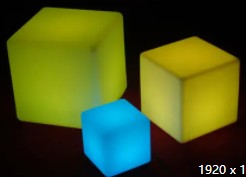
#> input picture codes/CV/Color-Cluster/6.jpg, 246 x 177 px
$ jupyter execute Color-MeanShift.ipynb
#> lines starting #> are read from the running program, lines starting #| are printed output that depends on the picture
[cell 1]
from sklearn.cluster import MeanShift
import numpy as np
from matplotlib import pyplot as plt
import cv2
from IPython.core.interactiveshell import InteractiveShell
InteractiveShell.ast_node_interactivity = 'all'

[cell 2]
img_file = "6.jpg"
img_raw = cv2.imread(img_file)[:,:,::-1]# BGR 2 RGB
show_img = img_raw
plt.imshow(show_img)
#> (this line was passed over: IPython is not available in this run)
plt.show()

[cell 3]
def color_mean_shift(rgb,
                     use_hsv = True,
                     only_h = True,
                     bandwidth = 10,
                     show_center = True,
                     show_disptrubition = True):

#> called with use_hsv = False, only_h = True, bandwidth = 20, show_center = True, show_disptrubition = True
    img = cv2.resize(rgb, (50,25))
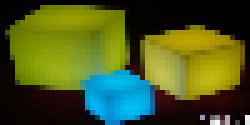
#> img: shape (25, 50, 3) (shown 5 times larger); mean R, G, B 73.2, 87.5, 32.9
    img_gray = cv2.cvtColor(img, cv2.COLOR_RGB2GRAY).reshape(-1,1)
#> img_gray = 1250 values, max 246 at index 1243, min 0 at index 11, mean 77
    if use_hsv:
        hsv = cv2.cvtColor(img, cv2.COLOR_RGB2HSV)
        hsv_flatten = hsv.reshape(-1,3)
    img_flatten = img.reshape(-1,3)
#> img_flatten = 1250 rows, first 8: [1, 1, 1], [1, 1, 1], [2, 2, 2], [1, 1, 1], [1, 1, 1], [2, 2, 2], [2, 2, 1], [2, 4, 0]
    not_black_index = np.where(img_gray > 10)[0]
#> not_black_index = 847 values from 58 to 1249
    img_not_black = img_flatten[not_black_index]
#> img_not_black = 847 rows, first 8: [95, 107, 18], [107, 123, 0], [112, 127, 0], [111, 126, 0], [116, 131, 6], [119, 130, 7], [119, 132, 12], [121, 132, 17]
    if use_hsv:
        hsv_not_black = hsv_flatten[not_black_index]
    img_flatten.shape, img_not_black.shape
    if use_hsv:
        x = hsv_not_black
        if only_h:
            x = hsv_not_black[:,0:1]
    else:
        x = img_not_black
#> x has the same summary as img_not_black
    ms = MeanShift(bandwidth=bandwidth).fit(x)
    labels=ms.labels_
#> labels = 847 values, max 32 at index 829, min 0 at index 1, mean 3.2
    cluster_centers = ms.cluster_centers_
#> cluster_centers = 33 rows, first 8: [124.8, 139.2, 4.21], [158.2, 148.6, 4.28], [30.68, 7.49, 4.4], [1.45, 162.1, 218.9], [176.7, 176.8, 69.7], [133.4, 154.7, 68], [166.9, 166.7, 54.81], [101.3, 101.3, 15.9]

    fig=plt.figure(figsize=(10, 10))

    if show_center:
        ax=fig.add_subplot(121,projection ='3d')
        if not use_hsv:
            ax.set_xlabel("R")
            ax.set_ylabel("G")
            ax.set_zlabel("B")
        else:
            ax.set_xlabel("H")
            ax.set_ylabel("S")
            ax.set_zlabel("V")

        count = np.bincount(labels)
        sort_count = list(reversed(np.argsort(count)[-9:]))
        if use_hsv:
            if only_h:
                sv = np.zeros((cluster_centers.shape[0], 2))
                sv[:] = (220,220)
                cluster_centers.shape,sv.shape
                cluster_centers = np.concatenate((cluster_centers, sv), axis=1)
            center_rgb = cluster_centers[None,:,:].astype(np.uint8)
            cluster_centers_rgb = cv2.cvtColor(center_rgb, cv2.COLOR_HSV2RGB).reshape(-1,3)
        else:
            cluster_centers_rgb = cluster_centers

        point = tuple(cluster_centers_rgb/255)
        ax.scatter(cluster_centers[:,0],cluster_centers[:,1],cluster_centers[:,2],
               marker=".",s=50,c=point,linewidths=5,zorder=10, alpha=0.6)

        cluster_centers = cluster_centers[sort_count]
        for count_index, max_center in enumerate(cluster_centers):
            txt = '$' + str(count_index+1) + '$'
            ax.scatter(max_center[0],max_center[1],max_center[2],c='b',s=150,marker=txt)

    if show_disptrubition:
        axd=fig.add_subplot(122,projection ='3d')
        if not use_hsv:
            axd.set_xlabel("R")
            axd.set_ylabel("G")
            axd.set_zlabel("B")
        else:
            axd.set_xlabel("H")
            axd.set_ylabel("S")
            axd.set_zlabel("V")
        point = tuple(img_not_black/255)
        if use_hsv and only_h:
            x = hsv_not_black
        axd.scatter(x[:,0],x[:,1],x[:,2],
                marker=".",s=2,c=point,linewidths=5,zorder=10, alpha=0.6)

    plt.show()

color_mean_shift(img_raw, use_hsv=False, bandwidth=20)
#> (the call stopped at in color_mean_shift, `fig=plt.figure(figsize=(10, 10))`: IPython is not available in this run)
color_mean_shift(img_raw, use_hsv=True, only_h=True, bandwidth=5)
#> in color_mean_shift (call 2), `hsv = cv2.cvtColor(img, cv2.COLOR_RGB2HSV)`: hsv: shape (25, 50, 3); mean H, S, V 37.9, 199.1, 99.2
#> in color_mean_shift (call 2), `hsv_flatten = hsv.reshape(-1,3)`: hsv_flatten = 1250 rows, first 8: [0, 0, 1], [0, 0, 1], [0, 0, 2], [0, 0, 1], [0, 0, 1], [0, 0, 2], [30, 128, 2], [45, 255, 4]
#> in color_mean_shift (call 2), `hsv_not_black = hsv_flatten[not_black_index]`: hsv_not_black = 847 rows, first 8: [34, 212, 107], [34, 255, 123], [34, 255, 127], [34, 255, 126], [34, 243, 131], [33, 241, 130], [33, 232, 132], [33, 222, 132]
#> in color_mean_shift (call 2), `x = hsv_not_black`: x has the same summary as hsv_not_black
#> (the call stopped at in color_mean_shift, `fig=plt.figure(figsize=(10, 10))`: IPython is not available in this run)
color_mean_shift(img_raw, use_hsv=True, only_h=False, bandwidth=20)
#> in color_mean_shift (call 3), `x = hsv_not_black`: x has the same summary as hsv_not_black
#> in color_mean_shift (call 3), `cluster_centers = ms.cluster_centers_`: cluster_centers = 43 rows, first 8: [31.62, 249, 145.8], [97.69, 253.7, 223.2], [3.11, 228.4, 32.4], [33.03, 172.6, 167.9], [30.87, 149.4, 180.6], [34.41, 133.1, 168.1], [31, 210.8, 119.5], [176.1, 197.1, 30.27]
#> (the call stopped at in color_mean_shift, `fig=plt.figure(figsize=(10, 10))`: IPython is not available in this run)
